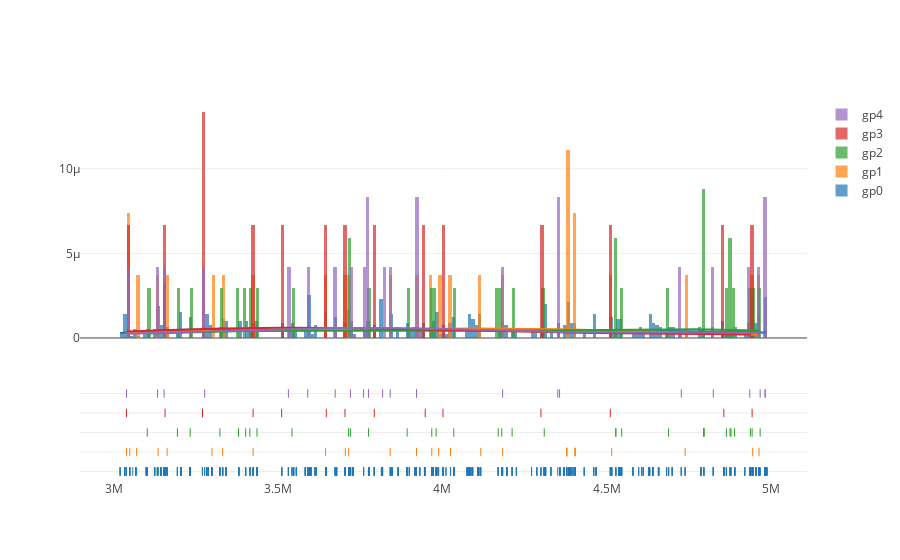

The cell this chart's notebook holds for it:
### Code cell
import plotly.figure_factory as ff

hist_data= [[window_list[x] for x in zlib[z]] for z in zlib.keys()]
group_labels= ['gp{}'.format(str(z)) for z in zlib.keys()]

fig = ff.create_distplot(hist_data, group_labels, bin_size=1e4)
iplot(fig)

### Figure 1 — Plotly figure (JSON) as saved in the notebook; plotly's stock layout.template omitted (floating-point values rounded to 4 significant figures; data arrays with more than 128 entries replaced by an {"elided": "..."} marker saying what was removed)
{"data": [{"autobinx": false, "histnorm": "probability density", "legendgroup": "gp0", "marker": {"color": "rgb(31, 119, 180)"}, "name": "gp0", "opacity": 0.7, "type": "histogram", "uid": "f374a045-0a38-4888-a96b-0ddfe7001a12", "x": {"elided": "790 int values"}, "xaxis": "x", "xbins": {"end": 4988145, "size": 10000, "start": 3018148}, "yaxis": "y"}, {"autobinx": false, "histnorm": "probability density", "legendgroup": "gp1", "marker": {"color": "rgb(255, 127, 14)"}, "name": "gp1", "opacity": 0.7, "type": "histogram", "uid": "44680be5-55a7-4725-8881-d834a39599f8", "x": [3423261, 4402848, 4378464, 4378464, 4378464, 4944992, 3988342, 4515397, 3133900, 4024492, 4183235, 3037718, 3840790, 3297903, 4964083, 4116583, 3161343, 3643871, 3714189, 4404847, 3047665, 3068498, 3330390, 3967453, 3920938, 4739107, 3704215], "xaxis": "x", "xbins": {"end": 4964083, "size": 10000, "start": 3037718}, "yaxis": "y"}, {"autobinx": false, "histnorm": "probability density", "legendgroup": "gp2", "marker": {"color": "rgb(44, 160, 44)"}, "name": "gp2", "opacity": 0.7, "type": "histogram", "uid": "15a1ca24-936e-4fc4-9e85-70923bb9059c", "x": [3192669, 3980724, 3541752, 4937889, 4967629, 4169738, 3378785, 4878972, 4034531, 4545925, 3231569, 3892290, 4875782, 4889761, 3322153, 3400623, 3719633, 3774658, 3714189, 4796244, 4796244, 4796244, 4309935, 3413290, 4688672, 4180526, 3435089, 4528060, 4528060, 3967453, 4864671, 4943133, 3100939, 4212130], "xaxis": "x", "xbins": {"end": 4967629, "size": 10000, "start": 3100939}, "yaxis": "y"}, {"autobinx": false, "histnorm": "probability density", "legendgroup": "gp3", "marker": {"color": "rgb(214, 39, 40)"}, "name": "gp3", "opacity": 0.7, "type": "histogram", "uid": "39bd836a-beac-4d1f-8108-92992c3bd2a7", "x": [3423261, 4511245, 4856994, 3510246, 3703041, 3947497, 3037718, 4001562, 4299978, 3268938, 3268938, 3155045, 3792335, 3646184, 4943133], "xaxis": "x", "xbins": {"end": 4943133, "size": 10000, "start": 3037718}, "yaxis": "y"}, {"autobinx": false, "histnorm": "probability density", "legendgroup": "gp4", "marker": {"color": "rgb(148, 103, 189)"}, "name": "gp4", "opacity": 0.7, "type": "histogram", "uid": "035f0238-e071-42ea-afc0-1ffdbaad82ed", "x": [4824888, 4356657, 3132099, 3817821, 4183235, 3152299, 4967629, 3037718, 3840790, 3589751, 3275691, 3759777, 3719633, 4727343, 3774658, 3774658, 3673234, 4982670, 4982670, 4351299, 4936087, 3920938, 3920938, 3530779], "xaxis": "x", "xbins": {"end": 4982670, "size": 10000, "start": 3037718}, "yaxis": "y"}, {"legendgroup": "gp0", "marker": {"color": "rgb(31, 119, 180)"}, "mode": "lines", "name": "gp0", "showlegend": false, "type": "scatter", "uid": "91c6a157-82a4-4143-87db-2bae368760dc", "x": {"elided": "500 float values"}, "xaxis": "x", "y": {"elided": "500 float values"}, "yaxis": "y"}, {"legendgroup": "gp1", "marker": {"color": "rgb(255, 127, 14)"}, "mode": "lines", "name": "gp1", "showlegend": false, "type": "scatter", "uid": "4c98cdad-0e28-472b-bbdc-c942cdc95e21", "x": {"elided": "500 float values"}, "xaxis": "x", "y": {"elided": "500 float values"}, "yaxis": "y"}, {"legendgroup": "gp2", "marker": {"color": "rgb(44, 160, 44)"}, "mode": "lines", "name": "gp2", "showlegend": false, "type": "scatter", "uid": "7b1eade1-931b-40fb-a96a-03fabf67107a", "x": {"elided": "500 float values"}, "xaxis": "x", "y": {"elided": "500 float values"}, "yaxis": "y"}, {"legendgroup": "gp3", "marker": {"color": "rgb(214, 39, 40)"}, "mode": "lines", "name": "gp3", "showlegend": false, "type": "scatter", "uid": "3ad6339d-cb94-4ec2-bf63-4cba73cb57ed", "x": {"elided": "500 float values"}, "xaxis": "x", "y": {"elided": "500 float values"}, "yaxis": "y"}, {"legendgroup": "gp4", "marker": {"color": "rgb(148, 103, 189)"}, "mode": "lines", "name": "gp4", "showlegend": false, "type": "scatter", "uid": "559ad29a-a435-436e-9984-29148a0f4ac2", "x": {"elided": "500 float values"}, "xaxis": "x", "y": {"elided": "500 float values"}, "yaxis": "y"}, {"legendgroup": "gp0", "marker": {"color": "rgb(31, 119, 180)", "symbol": "line-ns-open"}, "mode": "markers", "name": "gp0", "showlegend": false, "type": "scatter", "uid": "d51875d2-f2a1-43a9-bdb9-a5e7618be14f", "x": {"elided": "790 int values"}, "xaxis": "x", "y": {"elided": "790 str values"}, "yaxis": "y2"}, {"legendgroup": "gp1", "marker": {"color": "rgb(255, 127, 14)", "symbol": "line-ns-open"}, "mode": "markers", "name": "gp1", "showlegend": false, "type": "scatter", "uid": "d992e70e-05a3-4967-ab77-c2525219f260", "x": [3423261, 4402848, 4378464, 4378464, 4378464, 4944992, 3988342, 4515397, 3133900, 4024492, 4183235, 3037718, 3840790, 3297903, 4964083, 4116583, 3161343, 3643871, 3714189, 4404847, 3047665, 3068498, 3330390, 3967453, 3920938, 4739107, 3704215], "xaxis": "x", "y": ["gp1", "gp1", "gp1", "gp1", "gp1", "gp1", "gp1", "gp1", "gp1", "gp1", "gp1", "gp1", "gp1", "gp1", "gp1", "gp1", "gp1", "gp1", "gp1", "gp1", "gp1", "gp1", "gp1", "gp1", "gp1", "gp1", "gp1"], "yaxis": "y2"}, {"legendgroup": "gp2", "marker": {"color": "rgb(44, 160, 44)", "symbol": "line-ns-open"}, "mode": "markers", "name": "gp2", "showlegend": false, "type": "scatter", "uid": "92646de3-0a19-410e-abf7-c021f2c387bd", "x": [3192669, 3980724, 3541752, 4937889, 4967629, 4169738, 3378785, 4878972, 4034531, 4545925, 3231569, 3892290, 4875782, 4889761, 3322153, 3400623, 3719633, 3774658, 3714189, 4796244, 4796244, 4796244, 4309935, 3413290, 4688672, 4180526, 3435089, 4528060, 4528060, 3967453, 4864671, 4943133, 3100939, 4212130], "xaxis": "x", "y": ["gp2", "gp2", "gp2", "gp2", "gp2", "gp2", "gp2", "gp2", "gp2", "gp2", "gp2", "gp2", "gp2", "gp2", "gp2", "gp2", "gp2", "gp2", "gp2", "gp2", "gp2", "gp2", "gp2", "gp2", "gp2", "gp2", "gp2", "gp2", "gp2", "gp2", "gp2", "gp2", "gp2", "gp2"], "yaxis": "y2"}, {"legendgroup": "gp3", "marker": {"color": "rgb(214, 39, 40)", "symbol": "line-ns-open"}, "mode": "markers", "name": "gp3", "showlegend": false, "type": "scatter", "uid": "2ed9b59e-ba93-48f8-8902-39bfade6d904", "x": [3423261, 4511245, 4856994, 3510246, 3703041, 3947497, 3037718, 4001562, 4299978, 3268938, 3268938, 3155045, 3792335, 3646184, 4943133], "xaxis": "x", "y": ["gp3", "gp3", "gp3", "gp3", "gp3", "gp3", "gp3", "gp3", "gp3", "gp3", "gp3", "gp3", "gp3", "gp3", "gp3"], "yaxis": "y2"}, {"legendgroup": "gp4", "marker": {"color": "rgb(148, 103, 189)", "symbol": "line-ns-open"}, "mode": "markers", "name": "gp4", "showlegend": false, "type": "scatter", "uid": "9c80fe45-c27b-4377-9f73-f6724c685599", "x": [4824888, 4356657, 3132099, 3817821, 4183235, 3152299, 4967629, 3037718, 3840790, 3589751, 3275691, 3759777, 3719633, 4727343, 3774658, 3774658, 3673234, 4982670, 4982670, 4351299, 4936087, 3920938, 3920938, 3530779], "xaxis": "x", "y": ["gp4", "gp4", "gp4", "gp4", "gp4", "gp4", "gp4", "gp4", "gp4", "gp4", "gp4", "gp4", "gp4", "gp4", "gp4", "gp4", "gp4", "gp4", "gp4", "gp4", "gp4", "gp4", "gp4", "gp4"], "yaxis": "y2"}], "layout": {"barmode": "overlay", "hovermode": "closest", "legend": {"traceorder": "reversed"}, "xaxis": {"anchor": "y2", "domain": [0, 1], "zeroline": false}, "yaxis": {"anchor": "free", "domain": [0.35, 1], "position": 0}, "yaxis2": {"anchor": "x", "domain": [0, 0.25], "dtick": 1, "showticklabels": false}}}
